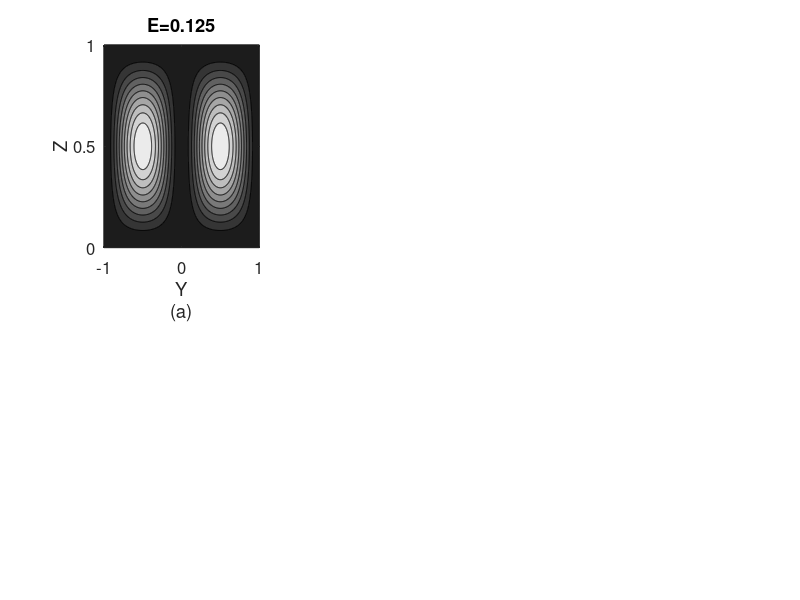

MATLAB code to generate this figure: (Note: this script raises an error after producing the figure.)
%was figures for OSM poster (2014); now using for some paper figures (2018)
%%%%%
%% rc paper figure 1
%parameters and grid
E=0.125;
R=1;
x=-1:0.005:1;
z=0:0.001:1;
[xx,zz]=meshgrid(x,z);
%constants
Eratio=sqrt(E);%ratio of Ekman layer thickness to dimensional tank depth
s=sin(0.5/Eratio);
c=cos(0.5/Eratio);
s2=sinh(0.5/Eratio);
c2=cosh(0.5/Eratio);
A=-0.5*c*s2/((s^2)*(c2^2)+(c^2)*(s2^2));
B=0.5*c2*s/((s^2)*(c2^2)+(c^2)*(s2^2));
D=A*(s*s2-c*c2)+B*(c*c2+s*s2);
%coordinates
r=abs(xx);
zeta=(zz-0.5)/Eratio;
%streamfunction; 
Rfun=0.5.*(r.^2).*((R-r).^2);
Ffun=(A.*(sin(zeta).*sinh(zeta)-cos(zeta).*cosh(zeta))...
    +B.*(cos(zeta).*cosh(zeta)+sin(zeta).*sinh(zeta))-D);
psi=-Eratio.*Rfun.*Ffun;

 figure
 subplot(2,3,1)
 contourf(xx,zz,psi,0:max(psi(:))/10:max(psi(:)));%E=0.25, use 0:0.00008:max(max(psi))
 colormap(gray)
 caxis([-0.0003 max(max(psi))])
 %axis equal
 axis tight
 ylabel('Z','fontsize',14)
  set(gca,'ytick',[0 0.5 1])
 title(strcat('E=',num2str(E)),'fontsize',16)
 xlabel({'Y','(a)'},'fontsize',14)
 set(gca,'xtick',[-1 0 1])
 set(gca,'fontsize',12)
freezeColors
hold on; plot([-0.5 0.5],[0.5 0.5],'b.')

E=0.02;
Eratio=sqrt(E);%ratio of Ekman layer thickness to dimensional tank depth
s=sin(0.5/Eratio);
c=cos(0.5/Eratio);
s2=sinh(0.5/Eratio);
c2=cosh(0.5/Eratio);
A=-0.5*c*s2/((s^2)*(c2^2)+(c^2)*(s2^2));
B=0.5*c2*s/((s^2)*(c2^2)+(c^2)*(s2^2));
D=A*(s*s2-c*c2)+B*(c*c2+s*s2);
%coordinates
r=abs(xx);
zeta=(zz-0.5)/Eratio;
%streamfunction; 
Rfun=0.5.*(r.^2).*((R-r).^2);
Ffun=(A.*(sin(zeta).*sinh(zeta)-cos(zeta).*cosh(zeta))...
    +B.*(cos(zeta).*cosh(zeta)+sin(zeta).*sinh(zeta))-D);
psi=-Eratio.*Rfun.*Ffun;

subplot(2,3,2)
contourf(xx,zz,psi,0:max(psi(:))/10:max(psi(:)));%E=0.01, use [16.1 psi(501,301)*1e4 15.2  14.2 13 11.5 10 8 6 4 1 0].*1e-4
colormap(gray)
caxis([-0.0004 max(max(psi))])
 %axis equal
 axis tight
title(strcat('E=',num2str(E)),'fontsize',16)
 set(gca,'ytick',[])
  xlabel({'Y','(b)'},'fontsize',14)
 set(gca,'xtick',[-1 0 1])
 set(gca,'fontsize',12)
freezeColors
hold on; plot([-0.5 0.5],[0.5 0.5],'b.')
 
 E=0.0005;
Eratio=sqrt(E);%ratio of Ekman layer thickness to dimensional tank depth
s=sin(0.5/Eratio);
c=cos(0.5/Eratio);
s2=sinh(0.5/Eratio);
c2=cosh(0.5/Eratio);
A=-0.5*c*s2/((s^2)*(c2^2)+(c^2)*(s2^2));
B=0.5*c2*s/((s^2)*(c2^2)+(c^2)*(s2^2));
D=A*(s*s2-c*c2)+B*(c*c2+s*s2);
%coordinates
r=abs(xx);
zeta=(zz-0.5)/Eratio;
%streamfunction; 
Rfun=0.5.*(r.^2).*((R-r).^2);
Ffun=(A.*(sin(zeta).*sinh(zeta)-cos(zeta).*cosh(zeta))...
    +B.*(cos(zeta).*cosh(zeta)+sin(zeta).*sinh(zeta))-D);
psi=-Eratio.*Rfun.*Ffun;

subplot(2,3,3)
contourf(xx,zz,psi,0:max(psi(:))/10:max(psi(:)));%E=0.001, use [5.05 4.98 psi(501,301)*1e4 4.91 4.6 4.1 3.3 2.5 1.7 0.9 0.1 0].*1e-4
colormap(gray)
caxis([-0.00014 max(max(psi))])
 %axis equal
 axis tight
title(strcat('E=',num2str(E)),'fontsize',16)
 set(gca,'ytick',[])
  xlabel({'Y';'(c)'},'fontsize',14)
 set(gca,'xtick',[-1 0 1])
 set(gca,'fontsize',12)
freezeColors
hold on; plot(-[0.5 0.5 0.5 0.5 0.5 0.5 0.5 0.5 0.5 0.5 0.5 0.5 0.5],[0.93 0.86 0.789 0.719 0.649 0.579 0.5 0.421 0.351 0.281 0.211 0.14 0.07],'b.')
plot([0.5 0.5 0.5 0.5 0.5 0.5 0.5 0.5 0.5 0.5 0.5 0.5 0.5],[0.93 0.86 0.789 0.719 0.649 0.579 0.5 0.421 0.351 0.281 0.211 0.14 0.07],'b.')
 
 %azimuthal perturbation
yin=-1:0.01:1;
xin=-1:0.01:1;
[xx,yy,zz]=meshgrid(xin,yin,1);
R=1;
[theta,r]=cart2pol(xx,yy);
E=0.25;
x0=-0.5;
Eratio=sqrt(E);
r2=sqrt((xx-x0).^2 +yy.^2);
psi1=-sinh(zz/Eratio).*(R.^2 -r.^2).*(4*R.^2 -r2.^2)./sinh(1/Eratio);
psi1(r>R)=NaN;

subplot(2,3,5)
contourf(squeeze(xx),squeeze(yy),squeeze(psi1),20)
colormap(darkb2r(-8,1))
axis equal
axis tight
set(gca,'color',[0.5 0.5 0.5])
 xlabel({'X';'(d)'},'fontsize',14)
 set(gca,'xtick',[-1 0 1])
 ylabel('Y','fontsize',14)
 set(gca,'ytick',[-1 0 1])
 set(gca,'fontsize',12)

 
%%
%%1: background overturning streamfunction; E=1, E=0.01, E=0.0001

%parameters and grid
E=0.125;
R=1;
x=-1:0.005:1;
z=0:0.001:1;
[xx,zz]=meshgrid(x,z);
%constants
Eratio=sqrt(E);%ratio of Ekman layer thickness to dimensional tank depth
s=sin(0.5/Eratio);
c=cos(0.5/Eratio);
s2=sinh(0.5/Eratio);
c2=cosh(0.5/Eratio);
A=-0.5*c*s2/((s^2)*(c2^2)+(c^2)*(s2^2));
B=0.5*c2*s/((s^2)*(c2^2)+(c^2)*(s2^2));
D=A*(s*s2-c*c2)+B*(c*c2+s*s2);
%coordinates
r=abs(xx);
zeta=(zz-0.5)/Eratio;
%streamfunction; 
Rfun=0.5.*(r.^2).*((R-r).^2);
Ffun=(A.*(sin(zeta).*sinh(zeta)-cos(zeta).*cosh(zeta))...
    +B.*(cos(zeta).*cosh(zeta)+sin(zeta).*sinh(zeta))-D);
psi=-Eratio.*Rfun.*Ffun;

 figure
 subplot('position',[0.06 0.1 0.29 0.8])
 contourf(xx,zz,psi,0:max(psi(:))/10:max(psi(:)));%E=0.25, use 0:0.00008:max(max(psi))
 colormap(gray)
 caxis([-0.0003 max(max(psi))])
 %axis equal
 axis tight
 xlabel('Y','fontsize',14)
 ylabel('Z','fontsize',14)
 title(strcat('E=',num2str(E)),'fontsize',16)
 set(gca,'xtick',[-1 0 1])
 set(gca,'ytick',[0 0.5 1])

E=0.02;
Eratio=sqrt(E);%ratio of Ekman layer thickness to dimensional tank depth
s=sin(0.5/Eratio);
c=cos(0.5/Eratio);
s2=sinh(0.5/Eratio);
c2=cosh(0.5/Eratio);
A=-0.5*c*s2/((s^2)*(c2^2)+(c^2)*(s2^2));
B=0.5*c2*s/((s^2)*(c2^2)+(c^2)*(s2^2));
D=A*(s*s2-c*c2)+B*(c*c2+s*s2);
%coordinates
r=abs(xx);
zeta=(zz-0.5)/Eratio;
%streamfunction; 
Rfun=0.5.*(r.^2).*((R-r).^2);
Ffun=(A.*(sin(zeta).*sinh(zeta)-cos(zeta).*cosh(zeta))...
    +B.*(cos(zeta).*cosh(zeta)+sin(zeta).*sinh(zeta))-D);
psi=-Eratio.*Rfun.*Ffun;

subplot('position',[0.38 0.1 0.29 0.8])
contourf(xx,zz,psi,0:max(psi(:))/10:max(psi(:)));%E=0.01, use [16.1 psi(501,301)*1e4 15.2  14.2 13 11.5 10 8 6 4 1 0].*1e-4
colormap(gray)
caxis([-0.0004 max(max(psi))])
 %axis equal
 axis tight
title(strcat('E=',num2str(E)),'fontsize',16)
 set(gca,'xtick',[])
 set(gca,'ytick',[])
 
 E=0.0005;
Eratio=sqrt(E);%ratio of Ekman layer thickness to dimensional tank depth
s=sin(0.5/Eratio);
c=cos(0.5/Eratio);
s2=sinh(0.5/Eratio);
c2=cosh(0.5/Eratio);
A=-0.5*c*s2/((s^2)*(c2^2)+(c^2)*(s2^2));
B=0.5*c2*s/((s^2)*(c2^2)+(c^2)*(s2^2));
D=A*(s*s2-c*c2)+B*(c*c2+s*s2);
%coordinates
r=abs(xx);
zeta=(zz-0.5)/Eratio;
%streamfunction; 
Rfun=0.5.*(r.^2).*((R-r).^2);
Ffun=(A.*(sin(zeta).*sinh(zeta)-cos(zeta).*cosh(zeta))...
    +B.*(cos(zeta).*cosh(zeta)+sin(zeta).*sinh(zeta))-D);
psi=-Eratio.*Rfun.*Ffun;

subplot('position',[0.7 0.1 0.29 0.8])
contourf(xx,zz,psi,0:max(psi(:))/10:max(psi(:)));%E=0.001, use [5.05 4.98 psi(501,301)*1e4 4.91 4.6 4.1 3.3 2.5 1.7 0.9 0.1 0].*1e-4
colormap(gray)
caxis([-0.00014 max(max(psi))])
 %axis equal
 axis tight
title(strcat('E=',num2str(E)),'fontsize',16)
 set(gca,'xtick',[])
 set(gca,'ytick',[])
 
 clear
 %%%%%%%%%%%%%%%%%%%%%%%%%%%%%%
 %%
 
%2: Poincare slices to compare to Navier-Stokes sim ones
figure
%subplot('position',[0.06 0.1 0.2 0.8])
load('E0.25P4e0.01x0-0.5.mat')
hold all;
for itr=1:size(ztr,2);%[15 59 70 85];%:size(xtr,2)
             jj=find(xtr(1:end-1,itr).*xtr(2:end,itr)<0); % look for 
%points along the trajectory where x changes sign
             plot(ytr(jj,itr),ztr(jj,itr),'k.','MarkerSize',1);
end
xlabel('Y','fontsize',14)
 ylabel('Z','fontsize',14)
 title(strcat('E=',num2str(E)),'fontsize',16)
 set(gca,'xtick',[-1 0 1])
 set(gca,'ytick',[0 0.5 1])
 axis equal
axis tight

figure
hold all
for itr=1:size(ztr,2);%[15 59 70 85];%:size(xtr,2)
             jj=find(theta(1:end-1,itr)<(pi/2)+0.0075 & theta(1:end-1,itr)>(pi/2)-0.0075); % look for 
%points where we are near the y-axis
            jj2=find(theta(1:end-1,itr)<(-pi/2)+0.0075 & theta(1:end-1,itr)>(-pi/2)-0.0075);
             plot(ytr(jj,itr),ztr(jj,itr),'k.','MarkerSize',1);
             plot(ytr(jj2,itr),ztr(jj2,itr),'k.','MarkerSize',1);
end
xlabel('Y','fontsize',14)
 ylabel('Z','fontsize',14)
 title(strcat('E=',num2str(E)),'fontsize',16)
 set(gca,'xtick',[-1 0 1])
 set(gca,'ytick',[0 0.5 1])
 axis equal
axis tight
 
figure
hold all
for itr=1:size(ztr,2);%[15 59 70 85];%:size(xtr,2)
             jj=find(xtr(1:end-1,itr)<0.0075 & xtr(1:end-1,itr)>-0.0075); % look for 
%points where we are near the y-axis
            jj2=find(xtr(1:end-1,itr)<+0.0075 & xtr(1:end-1,itr)>-0.0075);
             plot(ytr(jj,itr),ztr(jj,itr),'k.','MarkerSize',1);
             plot(ytr(jj2,itr),ztr(jj2,itr),'k.','MarkerSize',1);
end
xlabel('Y','fontsize',14)
 ylabel('Z','fontsize',14)
 title(strcat('E=',num2str(E)),'fontsize',16)
 set(gca,'xtick',[-1 0 1])
 set(gca,'ytick',[0 0.5 1])
 axis equal
axis tight

% subplot('position',[0.3 0.1 0.2 0.8])
figure
load('E0.125P4e0.05x0-0.9.mat')
hold all;
for itr=1:size(ztr,2);%[15 59 70 85];%:size(xtr,2)
             jj=find(xtr(1:end-1,itr).*xtr(2:end,itr)<0); % look for 
%points along the trajectory where x changes sign
             plot(ytr(jj,itr),ztr(jj,itr),'k.','MarkerSize',1);

end
 title(strcat('E=',num2str(E)),'fontsize',16)
 set(gca,'xtick',[])
 set(gca,'ytick',[])
 axis equal
axis tight
 
figure
hold all
for itr=1:size(ztr,2);%[15 59 70 85];%:size(xtr,2)
             jj=find(theta(1:end-1,itr)<(pi/2)+0.0075 & theta(1:end-1,itr)>(pi/2)-0.0075); % look for 
%points where we are near the y-axis
            jj2=find(theta(1:end-1,itr)<(-pi/2)+0.0075 & theta(1:end-1,itr)>(-pi/2)-0.0075);
             plot(ytr(jj,itr),ztr(jj,itr),'k.','MarkerSize',1);
             plot(ytr(jj2,itr),ztr(jj2,itr),'k.','MarkerSize',1);
end
xlabel('Y','fontsize',14)
 ylabel('Z','fontsize',14)
 title(strcat('E=',num2str(E)),'fontsize',16)
 set(gca,'xtick',[-1 0 1])
 set(gca,'ytick',[0 0.5 1])
 axis equal
axis tight
 
figure
hold all
for itr=1:size(ztr,2);%[15 59 70 85];%:size(xtr,2)
             jj=find(xtr(1:end-1,itr)<0.0075 & xtr(1:end-1,itr)>-0.0075); % look for 
%points where we are near the y-axis
            jj2=find(xtr(1:end-1,itr)<+0.0075 & xtr(1:end-1,itr)>-0.0075);
             plot(ytr(jj,itr),ztr(jj,itr),'k.','MarkerSize',1);
             plot(ytr(jj2,itr),ztr(jj2,itr),'k.','MarkerSize',1);
end
xlabel('Y','fontsize',14)
 ylabel('Z','fontsize',14)
 title(strcat('E=',num2str(E)),'fontsize',16)
 set(gca,'xtick',[-1 0 1])
 set(gca,'ytick',[0 0.5 1])
 axis equal
axis tight

% subplot('position',[0.54 0.1 0.2 0.8])
figure
load('E0.02P4e0.1x0-0.5.mat')
hold all;
for itr=1:size(ztr,2);%[15 59 70 85];%:size(xtr,2)
             jj=find(xtr(1:end-1,itr).*xtr(2:end,itr)<0); % look for 
%points along the trajectory where x changes sign
             plot(ytr(jj,itr),ztr(jj,itr),'k.','MarkerSize',1);
end
 title(strcat('E=',num2str(E)),'fontsize',16)
 set(gca,'xtick',[])
 set(gca,'ytick',[])
 axis equal
axis tight
 
figure
hold all
for itr=1:size(ztr,2);%[15 59 70 85];%:size(xtr,2)
             jj=find(theta(1:end-1,itr)<(pi/2)+0.0075 & theta(1:end-1,itr)>(pi/2)-0.0075); % look for 
%points where we are near the y-axis
            jj2=find(theta(1:end-1,itr)<(-pi/2)+0.0075 & theta(1:end-1,itr)>(-pi/2)-0.0075);
             plot(ytr(jj,itr),ztr(jj,itr),'k.','MarkerSize',1);
             plot(ytr(jj2,itr),ztr(jj2,itr),'k.','MarkerSize',1);
end
xlabel('Y','fontsize',14)
 ylabel('Z','fontsize',14)
 title(strcat('E=',num2str(E)),'fontsize',16)
 set(gca,'xtick',[-1 0 1])
 set(gca,'ytick',[0 0.5 1])
 axis equal
axis tight
 
figure
hold all
for itr=1:size(ztr,2);%[15 59 70 85];%:size(xtr,2)
             jj=find(xtr(1:end-1,itr)<0.0075 & xtr(1:end-1,itr)>-0.0075); % look for 
%points where we are near the y-axis
            jj2=find(xtr(1:end-1,itr)<+0.0075 & xtr(1:end-1,itr)>-0.0075);
             plot(ytr(jj,itr),ztr(jj,itr),'k.','MarkerSize',1);
             plot(ytr(jj2,itr),ztr(jj2,itr),'k.','MarkerSize',1);
end
xlabel('Y','fontsize',14)
 ylabel('Z','fontsize',14)
 title(strcat('E=',num2str(E)),'fontsize',16)
 set(gca,'xtick',[-1 0 1])
 set(gca,'ytick',[0 0.5 1])
 axis equal
axis tight

% subplot('position',[0.78 0.1 0.2 0.8])
figure
load('E0.0005P4e0.01x0-0.9.mat')
hold all;
for itr=1:size(ztr,2);%[15 59 70 85];%:size(xtr,2)
             jj=find(xtr(1:end-1,itr).*xtr(2:end,itr)<0); % look for 
%points along the trajectory where x changes sign
             plot(ytr(jj,itr),ztr(jj,itr),'k.','MarkerSize',1);

end
 title(strcat('E=',num2str(E)),'fontsize',16)
 set(gca,'xtick',[])
 set(gca,'ytick',[])
 axis equal
axis tight

figure
hold all
for itr=1:size(ztr,2);%[15 59 70 85];%:size(xtr,2)
             jj=find(theta(1:end-1,itr)<(pi/2)+0.0075 & theta(1:end-1,itr)>(pi/2)-0.0075); % look for 
%points where we are near the y-axis
            jj2=find(theta(1:end-1,itr)<(-pi/2)+0.0075 & theta(1:end-1,itr)>(-pi/2)-0.0075);
             plot(ytr(jj,itr),ztr(jj,itr),'k.','MarkerSize',1);
             plot(ytr(jj2,itr),ztr(jj2,itr),'k.','MarkerSize',1);
end
xlabel('Y','fontsize',14)
 ylabel('Z','fontsize',14)
 title(strcat('E=',num2str(E)),'fontsize',16)
 set(gca,'xtick',[-1 0 1])
 set(gca,'ytick',[0 0.5 1])
 axis equal
axis tight
 
figure
hold all
for itr=1:size(ztr,2);%[15 59 70 85];%:size(xtr,2)
             jj=find(xtr(1:end-1,itr)<0.0075 & xtr(1:end-1,itr)>-0.0075); % look for 
%points where we are near the y-axis
            jj2=find(xtr(1:end-1,itr)<+0.0075 & xtr(1:end-1,itr)>-0.0075);
             plot(ytr(jj,itr),ztr(jj,itr),'k.','MarkerSize',1);
             plot(ytr(jj2,itr),ztr(jj2,itr),'k.','MarkerSize',1);
end
xlabel('Y','fontsize',14)
 ylabel('Z','fontsize',14)
 title(strcat('E=',num2str(E)),'fontsize',16)
 set(gca,'xtick',[-1 0 1])
 set(gca,'ytick',[0 0.5 1])
 axis equal
axis tight

%%%%%%%%%%%%%%%%%%%%%%%%%%%%%%
%%

%3: Trajectories to demonstrate effects of noise and steady perturbation
figure
load('E0125eps0sigma0fig.mat')
subplot('position',[0.06 0.1 0.2 0.8])
plot3(xtr(1:40000,1:4),ytr(1:40000,1:4),ztr(1:40000,1:4))
axis([-1 1 -1 1 0 1])
set(gca,'ztick',[0 0.5 1])
set(gca,'xtick',[-1 0 1])
set(gca,'ytick',[-1 0 1])
zlabel('z','fontsize',14)
grid on
title({'Background Case:','symmetric, deterministic'},'fontsize',14)

load('E0125eps005sigma0fig.mat')
subplot('position',[0.3 0.1 0.2 0.8])
plot3(xtr(1:50000,1:4),ytr(1:50000,1:4),ztr(1:50000,1:4))
axis([-1 1 -1 1 0 1])
set(gca,'ztick',[0 0.5 1])
set(gca,'xtick',[-1 0 1])
set(gca,'ytick',[-1 0 1])
set(gca,'xticklabel',[])
set(gca,'yticklabel',[])
set(gca,'zticklabel',[])
grid on
title({'Background plus steady','symmetry-breaking perturbation'},'fontsize',16)

load('E0125eps0sigma005fig.mat')
subplot('position',[0.54 0.1 0.2 0.8])
plot3(xtr(1:40000,1:4),ytr(1:40000,1:4),ztr(1:40000,1:4))
axis([-1 1 -1 1 0 1])
set(gca,'ztick',[0 0.5 1])
set(gca,'xtick',[-1 0 1])
set(gca,'ytick',[-1 0 1])
set(gca,'xticklabel',[])
set(gca,'yticklabel',[])
set(gca,'zticklabel',[])
grid on
title({'Background plus','random-walk noise'},'fontsize',16)


 subplot('position',[0.78 0.1 0.2 0.8])
 load('E0125eps005sigma005fig.mat')
plot3(xtr(1:30000,1:4),ytr(1:30000,1:4),ztr(1:30000,1:4))
axis([-1 1 -1 1 0 1])
set(gca,'ztick',[0 0.5 1])
set(gca,'xtick',[-1 0 1])
set(gca,'ytick',[-1 0 1])
set(gca,'xticklabel',[])
set(gca,'yticklabel',[])
set(gca,'zticklabel',[])
grid on
title({'Background plus noise','and Steady Perturbation'},'fontsize',16)
%%%%%%%%%%%%%%%%%%%%%%%
%%

%4: Lyapunov exponents to show regular vs chaotic regions.
figure
load('ftleE025.mat')
i=4;
[~,Fp,Fn,Fm,~]=ftleCalc(xin3b,yin3b,zin3b,xtr(i+1,:),ytr(i+1,:),ztr(i+1,:),i);
subplot('position',[0.16 0.1 0.1 0.8])
pcolor(yin3b(2:end-1,1,2:end-1),zin3b(2:end-1,1,2:end-1),squeeze(Fp))
shading flat
axis equal
axis tight
colormap(spring)
colorbar('SouthOutside')
title('E=0.25','fontsize',16)
xlabel('y','fontsize',14)
ylabel('z','fontsize',14)
set(gca,'xtick',[0.25 0.75])
set(gca,'ytick',[0.25 0.75])

subplot('position',[0.40 0.1 0.1 0.8])
load('ftleP4E0125.mat')
i=4;
[~,Fp,Fn,Fm,~]=ftleCalc(xin3b,yin3b,zin3b,xtr(i+1,:),ytr(i+1,:),ztr(i+1,:),i);
pcolor(yin3b(2:end-1,1,2:end-1),zin3b(2:end-1,1,2:end-1),squeeze(Fp))
shading flat
axis equal
axis tight
colormap(spring)
colorbar('SouthOutside')
title('E=0.125','fontsize',16)
set(gca,'xticklabel',[])
set(gca,'yticklabel',[])

subplot('position',[0.64 0.1 0.1 0.8])
load('ftleP4E002.mat')
i=5;
[~,Fp,Fn,Fm,~]=ftleCalc(xin3b,yin3b,zin3b,xtr(i+1,:),ytr(i+1,:),ztr(i+1,:),i);
pcolor(yin3b(2:end-1,1,2:end-1),zin3b(2:end-1,1,2:end-1),squeeze(Fp))
shading flat
axis equal
axis tight
colormap(spring)
colorbar('SouthOutside')
title('E=0.02','fontsize',16)
set(gca,'xticklabel',[])
set(gca,'yticklabel',[])

subplot('position',[0.88 0.1 0.1 0.8])
load('ftleP4E00005.mat')
i=5;
[~,Fp,Fn,Fm,~]=ftleCalc(xin3b,yin3b,zin3b,xtr(i+1,:),ytr(i+1,:),ztr(i+1,:),i);
pcolor(yin3b(2:end-1,1,2:end-1),zin3b(2:end-1,1,2:end-1),squeeze(Fp))
shading flat
axis equal
axis tight
colormap(spring)
colorbar('SouthOutside')
title('E=0.0005','fontsize',16)
set(gca,'xticklabel',[])
set(gca,'yticklabel',[])

%%%%%%%%%%%%%%%%%%%%%%
%%

%5: Lyapunov exponents 2: show more accurate (shorter time) values

figure
load('ftleShortP4E025.mat')
i=3;
[~,Fp,Fn,Fm,~]=ftleCalc(xin3b,yin3b,zin3b,xtr(i+1,:),ytr(i+1,:),ztr(i+1,:),i);
subplot('position',[0.06 0.1 0.2 0.8])
pcolor(yin3b(2:end-1,1,2:end-1),zin3b(2:end-1,1,2:end-1),squeeze(Fn))
shading flat
axis equal
axis tight
colormap(cool)
colorbar('SouthOutside')
caxis([-3 0])
title('E=0.25','fontsize',16)
xlabel('y','fontsize',14)
ylabel('z','fontsize',14)
set(gca,'xtick',[0.25 0.75])
set(gca,'ytick',[0.25 0.75])

subplot('position',[0.3 0.1 0.2 0.8])
load('ftleShortP4E0125.mat')
i=3;
[~,Fp,Fn,Fm,~]=ftleCalc(xin3b,yin3b,zin3b,xtr(i+1,:),ytr(i+1,:),ztr(i+1,:),i);
pcolor(yin3b(2:end-1,1,2:end-1),zin3b(2:end-1,1,2:end-1),squeeze(Fn))
shading flat
axis equal
axis tight
colormap(cool)
colorbar('SouthOutside')
caxis([-3 0])
title('E=0.125','fontsize',16)
set(gca,'xticklabel',[])
set(gca,'yticklabel',[])

subplot('position',[0.54 0.1 0.2 0.8])
load('ftleShortP4E002.mat')
i=3;
[~,Fp,Fn,Fm,~]=ftleCalc(xin3b,yin3b,zin3b,xtr(i+1,:),ytr(i+1,:),ztr(i+1,:),i);
pcolor(yin3b(2:end-1,1,2:end-1),zin3b(2:end-1,1,2:end-1),squeeze(Fn))
shading flat
axis equal
axis tight
colormap(cool)
colorbar('SouthOutside')
caxis([-3 0])
title('E=0.02','fontsize',16)
set(gca,'xticklabel',[])
set(gca,'yticklabel',[])

subplot('position',[0.78 0.1 0.2 0.8])
load('ftleShortP4E00005.mat')
i=3;
[~,Fp,Fn,Fm,~]=ftleCalc(xin3b,yin3b,zin3b,xtr(i+1,:),ytr(i+1,:),ztr(i+1,:),i);
pcolor(yin3b(2:end-1,1,2:end-1),zin3b(2:end-1,1,2:end-1),squeeze(Fn))
shading flat
axis equal
axis tight
colormap(cool)
colorbar('SouthOutside')
caxis([-3 0])
title('E=0.0005','fontsize',16)
set(gca,'xticklabel',[])
set(gca,'yticklabel',[])

%%%%%%%%%%%%%%%%%%%%%
%%

%6: 2 types of filamentation geometry
load('sphereE0125P4e005Xi09Xc0Yc0.2Zc0.2.mat')
figure
subplot('position',[0.06 0.1 0.2 0.8])
i=20;
surf(reshape(xtr(i,:),size(xi)),reshape(ytr(i,:),size(xi)),reshape(ztr(i,:),size(xi)),C)
shading flat
axis equal
view(-81,-2)
title({'Cigar shape, t=100','view 1'},'fontsize',16)
ylabel('y','fontsize',14)
zlabel('z','fontsize',14)

subplot('position',[0.3 0.1 0.2 0.8])
i=20;
surf(reshape(xtr(i,:),size(xi)),reshape(ytr(i,:),size(xi)),reshape(ztr(i,:),size(xi)),C)
shading flat
axis equal
title('Cigar shape, view 2','fontsize',16)
ylabel('y','fontsize',14)
view(80,52)

load('sphereE0125P4e005Xi09Xc0Yc0.4Zc0.2.mat')
subplot('position',[0.54 0.1 0.2 0.8])
i=20;
surf(reshape(xtr(i,:),size(xi)),reshape(ytr(i,:),size(xi)),reshape(ztr(i,:),size(xi)),C)
shading flat
axis equal
title({'Pancake shape, t=100','view 1'},'fontsize',16)
ylabel('y','fontsize',14)
view(-71,16)

subplot('position',[0.78 0.1 0.2 0.8])
i=20;
surf(reshape(xtr(i,:),size(xi)),reshape(ytr(i,:),size(xi)),reshape(ztr(i,:),size(xi)),C)
shading flat
axis equal
title('Pancake shape, view 2','fontsize',16)
ylabel('y','fontsize',14)
view(34,20)
%%
%examining the azimuthal velocity including perturbation

yin=-1:0.01:1;
zin=0:0.01:1;
[xx,yy,zz]=meshgrid(0,yin,zin);
R=1;

E=0.25;
x0=-0.5;
eps=0.1;
Eratio=sqrt(E);%ratio of Ekman layer thickness to dimensional tank depth
s=sin(0.5/Eratio);
c=cos(0.5/Eratio);
s2=sinh(0.5/Eratio);
c2=cosh(0.5/Eratio);
A=-0.5*c*s2/((s^2)*(c2^2)+(c^2)*(s2^2));
B=0.5*c2*s/((s^2)*(c2^2)+(c^2)*(s2^2));
D=A*(s*s2-c*c2)+B*(c*c2+s*s2);

[theta, r]=cart2pol(xx,yy);
r2=sqrt((yy.^2)+(xx-x0).^2);
zeta=(zz-0.5)/Eratio;

ur=r.*((R-r).^2).*(A.*sin(zeta).*cosh(zeta)+B.*cos(zeta).*sinh(zeta));
vtheta=r.*((R-r).^2).*(0.5+B.*sin(zeta).*cosh(zeta)-A.*cos(zeta).*sinh(zeta));
u=cos(theta).*ur-r.*sin(theta).*vtheta;
v=sin(theta).*ur+r.*cos(theta).*vtheta;
vthetaB=(v.*cos(theta)-u.*sin(theta))./r;
% figure
% pcolor(yy,zz,squeeze(vtheta))
% colormap(darkb2r(-1,1))
% shading 'flat'
% colorbar
% axis equal
% axis tight
% figure
% pcolor(yy,zz,squeeze(vthetaB))
% colormap(darkb2r(-1,1))
% shading 'flat'
% colorbar
% axis equal
% axis tight
 uT=5.*u+eps.*(2.*yy.*(R - r.^2) + 2.*yy.*(4*R^2 - r2.^2)).*(sinh(zz./Eratio)./sinh(1./Eratio));
 vT=5.*v+eps.*(-2.*(-x0 + xx).*(R - r.^2) - 2.*xx.*(4*R^2 - r2.^2)).*(sinh(zz./Eratio)./sinh(1./Eratio));
vtheta2=(vT.*cos(theta)-uT.*sin(theta))./r;
vtheta3=5.*vtheta-2*eps.*sinh(zz./Eratio).*((R-r.^2)+(4*R-r2.^2)-x0*cos(theta).*(R-r.^2)./r)./sinh(1/Eratio);

figure
pcolor(yy,zz,squeeze(vtheta2))
colormap(darkb2r(-1,1))
shading 'flat'
colorbar
axis equal
axis tight
title('E 0.25, eps 0.1, numerical')
figure
pcolor(yy,zz,squeeze(vtheta3))
colormap(darkb2r(-1,1))
shading 'flat'
colorbar
axis equal
axis tight
title('E 0.25, eps 0.1, analytic')

E=0.25;
x0=-0.5;
eps=0.05;

Eratio=sqrt(E);
s=sin(0.5/Eratio);
c=cos(0.5/Eratio);
s2=sinh(0.5/Eratio);
c2=cosh(0.5/Eratio);
A=-0.5*c*s2/((s^2)*(c2^2)+(c^2)*(s2^2));
B=0.5*c2*s/((s^2)*(c2^2)+(c^2)*(s2^2));
D=A*(s*s2-c*c2)+B*(c*c2+s*s2);
r2=sqrt((yy.^2)+(xx-x0).^2);
zeta=(zz-0.5)/Eratio;
vtheta=r.*((R-r).^2).*(0.5+B.*sin(zeta).*cosh(zeta)-A.*cos(zeta).*sinh(zeta));
vtheta4=5.*vtheta-2*eps.*sinh(zz./Eratio).*((R-r.^2)+(4*R-r2.^2)-x0*cos(theta).*(R-r.^2)./r)./sinh(1/Eratio);
figure
pcolor(yy,zz,squeeze(vtheta4))
colormap(darkb2r(-1,1))
shading 'flat'
colorbar
axis equal
axis tight

E=0.25;
x0=-0.5;
eps=0.01;

Eratio=sqrt(E);
s=sin(0.5/Eratio);
c=cos(0.5/Eratio);
s2=sinh(0.5/Eratio);
c2=cosh(0.5/Eratio);
A=-0.5*c*s2/((s^2)*(c2^2)+(c^2)*(s2^2));
B=0.5*c2*s/((s^2)*(c2^2)+(c^2)*(s2^2));
D=A*(s*s2-c*c2)+B*(c*c2+s*s2);
r2=sqrt((yy.^2)+(xx-x0).^2);
zeta=(zz-0.5)/Eratio;
vtheta=r.*((R-r).^2).*(0.5+B.*sin(zeta).*cosh(zeta)-A.*cos(zeta).*sinh(zeta));
vtheta5=5.*vtheta-2*eps.*sinh(zz./Eratio).*((R-r.^2)+(4*R-r2.^2)-x0*cos(theta).*(R-r.^2)./r)./sinh(1/Eratio);
figure
pcolor(yy,zz,squeeze(vtheta5))
colormap(darkb2r(-1,1))
shading 'flat'
colorbar
axis equal
axis tight
title('E 0.25, eps 0.01 current')

E=0.25;
x0=-0.5;
eps=0.025;

Eratio=sqrt(E);
s=sin(0.5/Eratio);
c=cos(0.5/Eratio);
s2=sinh(0.5/Eratio);
c2=cosh(0.5/Eratio);
A=-0.5*c*s2/((s^2)*(c2^2)+(c^2)*(s2^2));
B=0.5*c2*s/((s^2)*(c2^2)+(c^2)*(s2^2));
D=A*(s*s2-c*c2)+B*(c*c2+s*s2);
r2=sqrt((yy.^2)+(xx-x0).^2);
zeta=(zz-0.5)/Eratio;
vtheta=r.*((R-r).^2).*(0.5+B.*sin(zeta).*cosh(zeta)-A.*cos(zeta).*sinh(zeta));
vtheta16=5.*vtheta-2*eps.*sinh(zz./Eratio).*((R-r.^2)+(4*R-r2.^2)-x0*cos(theta).*(R-r.^2)./r)./sinh(1/Eratio);

E=0.25;
x0=-0.5;
eps=0.005;

Eratio=sqrt(E);
s=sin(0.5/Eratio);
c=cos(0.5/Eratio);
s2=sinh(0.5/Eratio);
c2=cosh(0.5/Eratio);
A=-0.5*c*s2/((s^2)*(c2^2)+(c^2)*(s2^2));
B=0.5*c2*s/((s^2)*(c2^2)+(c^2)*(s2^2));
D=A*(s*s2-c*c2)+B*(c*c2+s*s2);
r2=sqrt((yy.^2)+(xx-x0).^2);
zeta=(zz-0.5)/Eratio;
vtheta=r.*((R-r).^2).*(0.5+B.*sin(zeta).*cosh(zeta)-A.*cos(zeta).*sinh(zeta));
vtheta17=5.*vtheta-2*eps.*sinh(zz./Eratio).*((R-r.^2)+(4*R-r2.^2)-x0*cos(theta).*(R-r.^2)./r)./sinh(1/Eratio);

E=0.25;
x0=-0.5;
eps=0.0025;

Eratio=sqrt(E);
s=sin(0.5/Eratio);
c=cos(0.5/Eratio);
s2=sinh(0.5/Eratio);
c2=cosh(0.5/Eratio);
A=-0.5*c*s2/((s^2)*(c2^2)+(c^2)*(s2^2));
B=0.5*c2*s/((s^2)*(c2^2)+(c^2)*(s2^2));
D=A*(s*s2-c*c2)+B*(c*c2+s*s2);
r2=sqrt((yy.^2)+(xx-x0).^2);
zeta=(zz-0.5)/Eratio;
vtheta=r.*((R-r).^2).*(0.5+B.*sin(zeta).*cosh(zeta)-A.*cos(zeta).*sinh(zeta));
vtheta18=5.*vtheta-2*eps.*sinh(zz./Eratio).*((R-r.^2)+(4*R-r2.^2)-x0*cos(theta).*(R-r.^2)./r)./sinh(1/Eratio);



E=0.125;
x0=-0.9;
eps=0.05;

Eratio=sqrt(E);
s=sin(0.5/Eratio);
c=cos(0.5/Eratio);
s2=sinh(0.5/Eratio);
c2=cosh(0.5/Eratio);
A=-0.5*c*s2/((s^2)*(c2^2)+(c^2)*(s2^2));
B=0.5*c2*s/((s^2)*(c2^2)+(c^2)*(s2^2));
D=A*(s*s2-c*c2)+B*(c*c2+s*s2);
r2=sqrt((yy.^2)+(xx-x0).^2);
zeta=(zz-0.5)/Eratio;
vtheta=r.*((R-r).^2).*(0.5+B.*sin(zeta).*cosh(zeta)-A.*cos(zeta).*sinh(zeta));
vtheta6=5.*vtheta-2*eps.*sinh(zz./Eratio).*((R-r.^2)+(4*R-r2.^2)-x0*cos(theta).*(R-r.^2)./r)./sinh(1/Eratio);
figure
pcolor(yy,zz,squeeze(vtheta6))
colormap(darkb2r(-1,1))
shading 'flat'
colorbar
axis equal
axis tight
title('E 0.125, eps 0.05 current')

E=0.125;
x0=-0.9;
eps=0.01;

Eratio=sqrt(E);
s=sin(0.5/Eratio);
c=cos(0.5/Eratio);
s2=sinh(0.5/Eratio);
c2=cosh(0.5/Eratio);
A=-0.5*c*s2/((s^2)*(c2^2)+(c^2)*(s2^2));
B=0.5*c2*s/((s^2)*(c2^2)+(c^2)*(s2^2));
D=A*(s*s2-c*c2)+B*(c*c2+s*s2);
r2=sqrt((yy.^2)+(xx-x0).^2);
zeta=(zz-0.5)/Eratio;
vtheta=r.*((R-r).^2).*(0.5+B.*sin(zeta).*cosh(zeta)-A.*cos(zeta).*sinh(zeta));
vtheta7=5.*vtheta-2*eps.*sinh(zz./Eratio).*((R-r.^2)+(4*R-r2.^2)-x0*cos(theta).*(R-r.^2)./r)./sinh(1/Eratio);
figure
pcolor(yy,zz,squeeze(vtheta7))
colormap(darkb2r(-1,1))
shading 'flat'
colorbar
axis equal
axis tight
title('E 0.125, eps 0.01')

E=0.125;
x0=-0.9;
eps=0.1;

Eratio=sqrt(E);
s=sin(0.5/Eratio);
c=cos(0.5/Eratio);
s2=sinh(0.5/Eratio);
c2=cosh(0.5/Eratio);
A=-0.5*c*s2/((s^2)*(c2^2)+(c^2)*(s2^2));
B=0.5*c2*s/((s^2)*(c2^2)+(c^2)*(s2^2));
D=A*(s*s2-c*c2)+B*(c*c2+s*s2);
r2=sqrt((yy.^2)+(xx-x0).^2);
zeta=(zz-0.5)/Eratio;
vtheta=r.*((R-r).^2).*(0.5+B.*sin(zeta).*cosh(zeta)-A.*cos(zeta).*sinh(zeta));
vtheta19=5.*vtheta-2*eps.*sinh(zz./Eratio).*((R-r.^2)+(4*R-r2.^2)-x0*cos(theta).*(R-r.^2)./r)./sinh(1/Eratio);

E=0.125;
x0=-0.9;
eps=0.025;

Eratio=sqrt(E);
s=sin(0.5/Eratio);
c=cos(0.5/Eratio);
s2=sinh(0.5/Eratio);
c2=cosh(0.5/Eratio);
A=-0.5*c*s2/((s^2)*(c2^2)+(c^2)*(s2^2));
B=0.5*c2*s/((s^2)*(c2^2)+(c^2)*(s2^2));
D=A*(s*s2-c*c2)+B*(c*c2+s*s2);
r2=sqrt((yy.^2)+(xx-x0).^2);
zeta=(zz-0.5)/Eratio;
vtheta=r.*((R-r).^2).*(0.5+B.*sin(zeta).*cosh(zeta)-A.*cos(zeta).*sinh(zeta));
vtheta20=5.*vtheta-2*eps.*sinh(zz./Eratio).*((R-r.^2)+(4*R-r2.^2)-x0*cos(theta).*(R-r.^2)./r)./sinh(1/Eratio);

E=0.125;
x0=-0.9;
eps=0.005;

Eratio=sqrt(E);
s=sin(0.5/Eratio);
c=cos(0.5/Eratio);
s2=sinh(0.5/Eratio);
c2=cosh(0.5/Eratio);
A=-0.5*c*s2/((s^2)*(c2^2)+(c^2)*(s2^2));
B=0.5*c2*s/((s^2)*(c2^2)+(c^2)*(s2^2));
D=A*(s*s2-c*c2)+B*(c*c2+s*s2);
r2=sqrt((yy.^2)+(xx-x0).^2);
zeta=(zz-0.5)/Eratio;
vtheta=r.*((R-r).^2).*(0.5+B.*sin(zeta).*cosh(zeta)-A.*cos(zeta).*sinh(zeta));
vtheta21=5.*vtheta-2*eps.*sinh(zz./Eratio).*((R-r.^2)+(4*R-r2.^2)-x0*cos(theta).*(R-r.^2)./r)./sinh(1/Eratio);

E=0.125;
x0=-0.9;
eps=0.0025;

Eratio=sqrt(E);
s=sin(0.5/Eratio);
c=cos(0.5/Eratio);
s2=sinh(0.5/Eratio);
c2=cosh(0.5/Eratio);
A=-0.5*c*s2/((s^2)*(c2^2)+(c^2)*(s2^2));
B=0.5*c2*s/((s^2)*(c2^2)+(c^2)*(s2^2));
D=A*(s*s2-c*c2)+B*(c*c2+s*s2);
r2=sqrt((yy.^2)+(xx-x0).^2);
zeta=(zz-0.5)/Eratio;
vtheta=r.*((R-r).^2).*(0.5+B.*sin(zeta).*cosh(zeta)-A.*cos(zeta).*sinh(zeta));
vtheta22=5.*vtheta-2*eps.*sinh(zz./Eratio).*((R-r.^2)+(4*R-r2.^2)-x0*cos(theta).*(R-r.^2)./r)./sinh(1/Eratio);


E=0.02;
x0=-0.5;
eps=0.1;

Eratio=sqrt(E);
s=sin(0.5/Eratio);
c=cos(0.5/Eratio);
s2=sinh(0.5/Eratio);
c2=cosh(0.5/Eratio);
A=-0.5*c*s2/((s^2)*(c2^2)+(c^2)*(s2^2));
B=0.5*c2*s/((s^2)*(c2^2)+(c^2)*(s2^2));
D=A*(s*s2-c*c2)+B*(c*c2+s*s2);
r2=sqrt((yy.^2)+(xx-x0).^2);
zeta=(zz-0.5)/Eratio;
vtheta=r.*((R-r).^2).*(0.5+B.*sin(zeta).*cosh(zeta)-A.*cos(zeta).*sinh(zeta));
vtheta8=5.*vtheta-2*eps.*sinh(zz./Eratio).*((R-r.^2)+(4*R-r2.^2)-x0*cos(theta).*(R-r.^2)./r)./sinh(1/Eratio);
figure
pcolor(yy,zz,squeeze(vtheta8))
colormap(darkb2r(-1,1))
shading 'flat'
colorbar
axis equal
axis tight
title('E 0.02, eps 0.1 current')

E=0.02;
x0=-0.5;
eps=0.01;

Eratio=sqrt(E);
s=sin(0.5/Eratio);
c=cos(0.5/Eratio);
s2=sinh(0.5/Eratio);
c2=cosh(0.5/Eratio);
A=-0.5*c*s2/((s^2)*(c2^2)+(c^2)*(s2^2));
B=0.5*c2*s/((s^2)*(c2^2)+(c^2)*(s2^2));
D=A*(s*s2-c*c2)+B*(c*c2+s*s2);
r2=sqrt((yy.^2)+(xx-x0).^2);
zeta=(zz-0.5)/Eratio;
vtheta=r.*((R-r).^2).*(0.5+B.*sin(zeta).*cosh(zeta)-A.*cos(zeta).*sinh(zeta));
vtheta9=5.*vtheta-2*eps.*sinh(zz./Eratio).*((R-r.^2)+(4*R-r2.^2)-x0*cos(theta).*(R-r.^2)./r)./sinh(1/Eratio);
figure
pcolor(yy,zz,squeeze(vtheta9))
colormap(darkb2r(-1,1))
shading 'flat'
colorbar
axis equal
axis tight
title('E 0.02, eps 0.01')

E=0.02;
x0=-0.5;
eps=0.05;

Eratio=sqrt(E);
s=sin(0.5/Eratio);
c=cos(0.5/Eratio);
s2=sinh(0.5/Eratio);
c2=cosh(0.5/Eratio);
A=-0.5*c*s2/((s^2)*(c2^2)+(c^2)*(s2^2));
B=0.5*c2*s/((s^2)*(c2^2)+(c^2)*(s2^2));
D=A*(s*s2-c*c2)+B*(c*c2+s*s2);
r2=sqrt((yy.^2)+(xx-x0).^2);
zeta=(zz-0.5)/Eratio;
vtheta=r.*((R-r).^2).*(0.5+B.*sin(zeta).*cosh(zeta)-A.*cos(zeta).*sinh(zeta));
vtheta23=5.*vtheta-2*eps.*sinh(zz./Eratio).*((R-r.^2)+(4*R-r2.^2)-x0*cos(theta).*(R-r.^2)./r)./sinh(1/Eratio);

E=0.02;
x0=-0.5;
eps=0.025;

Eratio=sqrt(E);
s=sin(0.5/Eratio);
c=cos(0.5/Eratio);
s2=sinh(0.5/Eratio);
c2=cosh(0.5/Eratio);
A=-0.5*c*s2/((s^2)*(c2^2)+(c^2)*(s2^2));
B=0.5*c2*s/((s^2)*(c2^2)+(c^2)*(s2^2));
D=A*(s*s2-c*c2)+B*(c*c2+s*s2);
r2=sqrt((yy.^2)+(xx-x0).^2);
zeta=(zz-0.5)/Eratio;
vtheta=r.*((R-r).^2).*(0.5+B.*sin(zeta).*cosh(zeta)-A.*cos(zeta).*sinh(zeta));
vtheta24=5.*vtheta-2*eps.*sinh(zz./Eratio).*((R-r.^2)+(4*R-r2.^2)-x0*cos(theta).*(R-r.^2)./r)./sinh(1/Eratio);

E=0.02;
x0=-0.5;
eps=0.005;

Eratio=sqrt(E);
s=sin(0.5/Eratio);
c=cos(0.5/Eratio);
s2=sinh(0.5/Eratio);
c2=cosh(0.5/Eratio);
A=-0.5*c*s2/((s^2)*(c2^2)+(c^2)*(s2^2));
B=0.5*c2*s/((s^2)*(c2^2)+(c^2)*(s2^2));
D=A*(s*s2-c*c2)+B*(c*c2+s*s2);
r2=sqrt((yy.^2)+(xx-x0).^2);
zeta=(zz-0.5)/Eratio;
vtheta=r.*((R-r).^2).*(0.5+B.*sin(zeta).*cosh(zeta)-A.*cos(zeta).*sinh(zeta));
vtheta25=5.*vtheta-2*eps.*sinh(zz./Eratio).*((R-r.^2)+(4*R-r2.^2)-x0*cos(theta).*(R-r.^2)./r)./sinh(1/Eratio);

E=0.02;
x0=-0.5;
eps=0.0025;

Eratio=sqrt(E);
s=sin(0.5/Eratio);
c=cos(0.5/Eratio);
s2=sinh(0.5/Eratio);
c2=cosh(0.5/Eratio);
A=-0.5*c*s2/((s^2)*(c2^2)+(c^2)*(s2^2));
B=0.5*c2*s/((s^2)*(c2^2)+(c^2)*(s2^2));
D=A*(s*s2-c*c2)+B*(c*c2+s*s2);
r2=sqrt((yy.^2)+(xx-x0).^2);
zeta=(zz-0.5)/Eratio;
vtheta=r.*((R-r).^2).*(0.5+B.*sin(zeta).*cosh(zeta)-A.*cos(zeta).*sinh(zeta));
vtheta26=5.*vtheta-2*eps.*sinh(zz./Eratio).*((R-r.^2)+(4*R-r2.^2)-x0*cos(theta).*(R-r.^2)./r)./sinh(1/Eratio);

E=0.0005;
x0=-0.9;
eps=0.01;

Eratio=sqrt(E);
s=sin(0.5/Eratio);
c=cos(0.5/Eratio);
s2=sinh(0.5/Eratio);
c2=cosh(0.5/Eratio);
A=-0.5*c*s2/((s^2)*(c2^2)+(c^2)*(s2^2));
B=0.5*c2*s/((s^2)*(c2^2)+(c^2)*(s2^2));
D=A*(s*s2-c*c2)+B*(c*c2+s*s2);
r2=sqrt((yy.^2)+(xx-x0).^2);
zeta=(zz-0.5)/Eratio;
vtheta=r.*((R-r).^2).*(0.5+B.*sin(zeta).*cosh(zeta)-A.*cos(zeta).*sinh(zeta));
vtheta10=5.*vtheta-2*eps.*sinh(zz./Eratio).*((R-r.^2)+(4*R-r2.^2)-x0*cos(theta).*(R-r.^2)./r)./sinh(1/Eratio);
figure
pcolor(yy,zz,squeeze(vtheta10))
colormap(darkb2r(-1,1))
shading 'flat'
colorbar
axis equal
axis tight
title('E 0.0005, eps 0.01 current')

E=0.0005;
x0=-0.9;
eps=0.05;

Eratio=sqrt(E);
s=sin(0.5/Eratio);
c=cos(0.5/Eratio);
s2=sinh(0.5/Eratio);
c2=cosh(0.5/Eratio);
A=-0.5*c*s2/((s^2)*(c2^2)+(c^2)*(s2^2));
B=0.5*c2*s/((s^2)*(c2^2)+(c^2)*(s2^2));
D=A*(s*s2-c*c2)+B*(c*c2+s*s2);
r2=sqrt((yy.^2)+(xx-x0).^2);
zeta=(zz-0.5)/Eratio;
vtheta=r.*((R-r).^2).*(0.5+B.*sin(zeta).*cosh(zeta)-A.*cos(zeta).*sinh(zeta));
vtheta11=5.*vtheta-2*eps.*sinh(zz./Eratio).*((R-r.^2)+(4*R-r2.^2)-x0*cos(theta).*(R-r.^2)./r)./sinh(1/Eratio);
figure
pcolor(yy,zz,squeeze(vtheta11))
colormap(darkb2r(-1,1))
shading 'flat'
colorbar
axis equal
axis tight
title('E 0.0005, eps 0.05')

E=0.0005;
x0=-0.9;
eps=0.1;

Eratio=sqrt(E);
s=sin(0.5/Eratio);
c=cos(0.5/Eratio);
s2=sinh(0.5/Eratio);
c2=cosh(0.5/Eratio);
A=-0.5*c*s2/((s^2)*(c2^2)+(c^2)*(s2^2));
B=0.5*c2*s/((s^2)*(c2^2)+(c^2)*(s2^2));
D=A*(s*s2-c*c2)+B*(c*c2+s*s2);
r2=sqrt((yy.^2)+(xx-x0).^2);
zeta=(zz-0.5)/Eratio;
vtheta=r.*((R-r).^2).*(0.5+B.*sin(zeta).*cosh(zeta)-A.*cos(zeta).*sinh(zeta));
vtheta12=5.*vtheta-2*eps.*sinh(zz./Eratio).*((R-r.^2)+(4*R-r2.^2)-x0*cos(theta).*(R-r.^2)./r)./sinh(1/Eratio);

E=0.0005;
x0=-0.9;
eps=0.025;

Eratio=sqrt(E);
s=sin(0.5/Eratio);
c=cos(0.5/Eratio);
s2=sinh(0.5/Eratio);
c2=cosh(0.5/Eratio);
A=-0.5*c*s2/((s^2)*(c2^2)+(c^2)*(s2^2));
B=0.5*c2*s/((s^2)*(c2^2)+(c^2)*(s2^2));
D=A*(s*s2-c*c2)+B*(c*c2+s*s2);
r2=sqrt((yy.^2)+(xx-x0).^2);
zeta=(zz-0.5)/Eratio;
vtheta=r.*((R-r).^2).*(0.5+B.*sin(zeta).*cosh(zeta)-A.*cos(zeta).*sinh(zeta));
vtheta13=5.*vtheta-2*eps.*sinh(zz./Eratio).*((R-r.^2)+(4*R-r2.^2)-x0*cos(theta).*(R-r.^2)./r)./sinh(1/Eratio);

E=0.0005;
x0=-0.9;
eps=0.005;

Eratio=sqrt(E);
s=sin(0.5/Eratio);
c=cos(0.5/Eratio);
s2=sinh(0.5/Eratio);
c2=cosh(0.5/Eratio);
A=-0.5*c*s2/((s^2)*(c2^2)+(c^2)*(s2^2));
B=0.5*c2*s/((s^2)*(c2^2)+(c^2)*(s2^2));
D=A*(s*s2-c*c2)+B*(c*c2+s*s2);
r2=sqrt((yy.^2)+(xx-x0).^2);
zeta=(zz-0.5)/Eratio;
vtheta=r.*((R-r).^2).*(0.5+B.*sin(zeta).*cosh(zeta)-A.*cos(zeta).*sinh(zeta));
vtheta14=5.*vtheta-2*eps.*sinh(zz./Eratio).*((R-r.^2)+(4*R-r2.^2)-x0*cos(theta).*(R-r.^2)./r)./sinh(1/Eratio);

E=0.0005;
x0=-0.9;
eps=0.0025;

Eratio=sqrt(E);
s=sin(0.5/Eratio);
c=cos(0.5/Eratio);
s2=sinh(0.5/Eratio);
c2=cosh(0.5/Eratio);
A=-0.5*c*s2/((s^2)*(c2^2)+(c^2)*(s2^2));
B=0.5*c2*s/((s^2)*(c2^2)+(c^2)*(s2^2));
D=A*(s*s2-c*c2)+B*(c*c2+s*s2);
r2=sqrt((yy.^2)+(xx-x0).^2);
zeta=(zz-0.5)/Eratio;
vtheta=r.*((R-r).^2).*(0.5+B.*sin(zeta).*cosh(zeta)-A.*cos(zeta).*sinh(zeta));
vtheta15=5.*vtheta-2*eps.*sinh(zz./Eratio).*((R-r.^2)+(4*R-r2.^2)-x0*cos(theta).*(R-r.^2)./r)./sinh(1/Eratio);


figure
subplot(6,4,1)
pcolor(squeeze(yy),squeeze(zz),squeeze(vtheta2))
colormap(darkb2r(-1,1))
shading 'flat'
axis equal
axis tight
hold on
contour(squeeze(yy),squeeze(zz),squeeze(vtheta2),[0,0],'k')
set(gca,'XTickLabel',[]);
ylabel('epsilon 0.1')
subplot(6,4,2)
pcolor(squeeze(yy),squeeze(zz),squeeze(vtheta19))
colormap(darkb2r(-1,1))
shading 'flat'
axis equal
axis tight
hold on
contour(squeeze(yy),squeeze(zz),squeeze(vtheta19),[0,0],'k')
set(gca,'YTickLabel',[]);
set(gca,'XTickLabel',[]);
subplot(6,4,3)
pcolor(squeeze(yy),squeeze(zz),squeeze(vtheta8))
colormap(darkb2r(-1,1))
shading 'flat'
axis equal
axis tight
hold on
contour(squeeze(yy),squeeze(zz),squeeze(vtheta8),[0,0],'k')
set(gca,'YTickLabel',[]);
set(gca,'XTickLabel',[]);
subplot(6,4,4)
pcolor(squeeze(yy),squeeze(zz),squeeze(vtheta12))
colormap(darkb2r(-1,1))
shading 'flat'
axis equal
axis tight
hold on
contour(squeeze(yy),squeeze(zz),squeeze(vtheta12),[0,0],'k')
set(gca,'YTickLabel',[]);
set(gca,'XTickLabel',[]);
subplot(6,4,5)
pcolor(squeeze(yy),squeeze(zz),squeeze(vtheta4))
colormap(darkb2r(-1,1))
shading 'flat'
axis equal
axis tight
hold on
contour(squeeze(yy),squeeze(zz),squeeze(vtheta4),[0,0],'k')
set(gca,'XTickLabel',[]);
ylabel('epsilon 0.05')
subplot(6,4,6)
pcolor(squeeze(yy),squeeze(zz),squeeze(vtheta6))
colormap(darkb2r(-1,1))
shading 'flat'
axis equal
axis tight
hold on
contour(squeeze(yy),squeeze(zz),squeeze(vtheta6),[0,0],'k')
set(gca,'YTickLabel',[]);
set(gca,'XTickLabel',[]);
subplot(6,4,7)
pcolor(squeeze(yy),squeeze(zz),squeeze(vtheta23))
colormap(darkb2r(-1,1))
shading 'flat'
axis equal
axis tight
hold on
contour(squeeze(yy),squeeze(zz),squeeze(vtheta23),[0,0],'k')
set(gca,'YTickLabel',[]);
set(gca,'XTickLabel',[]);
subplot(6,4,8)
pcolor(squeeze(yy),squeeze(zz),squeeze(vtheta11))
colormap(darkb2r(-1,1))
shading 'flat'
axis equal
axis tight
hold on
contour(squeeze(yy),squeeze(zz),squeeze(vtheta11),[0,0],'k')
set(gca,'YTickLabel',[]);
set(gca,'XTickLabel',[]);
subplot(6,4,9)
pcolor(squeeze(yy),squeeze(zz),squeeze(vtheta16))
colormap(darkb2r(-1,1))
shading 'flat'
axis equal
axis tight
hold on
contour(squeeze(yy),squeeze(zz),squeeze(vtheta16),[0,0],'k')
set(gca,'XTickLabel',[]);
ylabel('epsilon 0.025')
subplot(6,4,10)
pcolor(squeeze(yy),squeeze(zz),squeeze(vtheta20))
colormap(darkb2r(-1,1))
shading 'flat'
axis equal
axis tight
hold on
contour(squeeze(yy),squeeze(zz),squeeze(vtheta20),[0,0],'k')
set(gca,'YTickLabel',[]);
set(gca,'XTickLabel',[]);
subplot(6,4,11)
pcolor(squeeze(yy),squeeze(zz),squeeze(vtheta24))
colormap(darkb2r(-1,1))
shading 'flat'
axis equal
axis tight
hold on
contour(squeeze(yy),squeeze(zz),squeeze(vtheta24),[0,0],'k')
set(gca,'YTickLabel',[]);
set(gca,'XTickLabel',[]);
subplot(6,4,12)
pcolor(squeeze(yy),squeeze(zz),squeeze(vtheta13))
colormap(darkb2r(-1,1))
shading 'flat'
axis equal
axis tight
hold on
contour(squeeze(yy),squeeze(zz),squeeze(vtheta13),[0,0],'k')
set(gca,'YTickLabel',[]);
set(gca,'XTickLabel',[]);
subplot(6,4,13)
pcolor(squeeze(yy),squeeze(zz),squeeze(vtheta5))
colormap(darkb2r(-1,1))
shading 'flat'
axis equal
axis tight
hold on
contour(squeeze(yy),squeeze(zz),squeeze(vtheta5),[0,0],'k')
set(gca,'XTickLabel',[]);
ylabel('epsilon 0.01')
subplot(6,4,14)
pcolor(squeeze(yy),squeeze(zz),squeeze(vtheta7))
colormap(darkb2r(-1,1))
shading 'flat'
axis equal
axis tight
hold on
contour(squeeze(yy),squeeze(zz),squeeze(vtheta7),[0,0],'k')
set(gca,'YTickLabel',[]);
set(gca,'XTickLabel',[]);
subplot(6,4,15)
pcolor(squeeze(yy),squeeze(zz),squeeze(vtheta9))
colormap(darkb2r(-1,1))
shading 'flat'
axis equal
axis tight
hold on
contour(squeeze(yy),squeeze(zz),squeeze(vtheta9),[0,0],'k')
set(gca,'YTickLabel',[]);
set(gca,'XTickLabel',[]);
subplot(6,4,16)
pcolor(squeeze(yy),squeeze(zz),squeeze(vtheta10))
colormap(darkb2r(-1,1))
shading 'flat'
axis equal
axis tight
hold on
contour(squeeze(yy),squeeze(zz),squeeze(vtheta10),[0,0],'k')
set(gca,'YTickLabel',[]);
set(gca,'XTickLabel',[]);
subplot(6,4,17)
pcolor(squeeze(yy),squeeze(zz),squeeze(vtheta17))
colormap(darkb2r(-1,1))
shading 'flat'
axis equal
axis tight
hold on
contour(squeeze(yy),squeeze(zz),squeeze(vtheta17),[0,0],'k')
set(gca,'XTickLabel',[]);
ylabel('epsilon 0.005')
subplot(6,4,18)
pcolor(squeeze(yy),squeeze(zz),squeeze(vtheta21))
colormap(darkb2r(-1,1))
shading 'flat'
axis equal
axis tight
hold on
contour(squeeze(yy),squeeze(zz),squeeze(vtheta21),[0,0],'k')
set(gca,'YTickLabel',[]);
set(gca,'XTickLabel',[]);
subplot(6,4,19)
pcolor(squeeze(yy),squeeze(zz),squeeze(vtheta25))
colormap(darkb2r(-1,1))
shading 'flat'
axis equal
axis tight
hold on
contour(squeeze(yy),squeeze(zz),squeeze(vtheta25),[0,0],'k')
set(gca,'YTickLabel',[]);
set(gca,'XTickLabel',[]);
subplot(6,4,20)
pcolor(squeeze(yy),squeeze(zz),squeeze(vtheta14))
colormap(darkb2r(-1,1))
shading 'flat'
axis equal
axis tight
hold on
contour(squeeze(yy),squeeze(zz),squeeze(vtheta14),[0,0],'k')
set(gca,'YTickLabel',[]);
set(gca,'XTickLabel',[]);
subplot(6,4,21)
pcolor(squeeze(yy),squeeze(zz),squeeze(vtheta18))
colormap(darkb2r(-1,1))
shading 'flat'
axis equal
axis tight
hold on
contour(squeeze(yy),squeeze(zz),squeeze(vtheta18),[0,0],'k')
ylabel('epsilon 0.0025')
xlabel('E 0.25')
subplot(6,4,22)
pcolor(squeeze(yy),squeeze(zz),squeeze(vtheta22))
colormap(darkb2r(-1,1))
shading 'flat'
axis equal
axis tight
hold on
contour(squeeze(yy),squeeze(zz),squeeze(vtheta22),[0,0],'k')
set(gca,'YTickLabel',[]);
xlabel('E 0.125')
subplot(6,4,23)
pcolor(squeeze(yy),squeeze(zz),squeeze(vtheta26))
colormap(darkb2r(-1,1))
shading 'flat'
axis equal
axis tight
hold on
contour(squeeze(yy),squeeze(zz),squeeze(vtheta26),[0,0],'k')
set(gca,'YTickLabel',[]);
xlabel('E 0.02')
subplot(6,4,24)
pcolor(squeeze(yy),squeeze(zz),squeeze(vtheta15))
colormap(darkb2r(-1,1))
shading 'flat'
axis equal
axis tight
hold on
contour(squeeze(yy),squeeze(zz),squeeze(vtheta15),[0,0],'k')
set(gca,'YTickLabel',[]);
xlabel('E 0.0005')

%%
%using eps 0.01, make poincare sections
load('E0.25P4e0.01x0-0.5.mat')
figure
hold all;
for itr=1:size(ztr,2);%[15 59 70 85];%:size(xtr,2)
             jj=find(xtr(1:end-1,itr).*xtr(2:end,itr)<0); % look for 
%points along the trajectory where x changes sign
             plot(ytr(jj,itr),ztr(jj,itr),'k.','MarkerSize',1);
end
xlabel('Y','fontsize',14)
 ylabel('Z','fontsize',14)
 title(strcat('E=',num2str(E)),'fontsize',16)
 set(gca,'xtick',[-1 0 1])
 set(gca,'ytick',[0 0.5 1])
 axis equal
axis tight

figure
load('E0.125P4e0.01x0-0.9.mat')
hold all;
for itr=1:size(ztr,2);%[15 59 70 85];%:size(xtr,2)
             jj=find(xtr(1:end-1,itr).*xtr(2:end,itr)<0); % look for 
%points along the trajectory where x changes sign
             plot(ytr(jj,itr),ztr(jj,itr),'k.','MarkerSize',1);

end
 title(strcat('E=',num2str(E)),'fontsize',16)
 set(gca,'xtick',[])
 set(gca,'ytick',[])
 axis equal
axis tight

figure
load('E0.02P4e0.01x0-0.5.mat')
hold all;
for itr=1:size(ztr,2);%[15 59 70 85];%:size(xtr,2)
             jj=find(xtr(1:end-1,itr).*xtr(2:end,itr)<0); % look for 
%points along the trajectory where x changes sign
             plot(ytr(jj,itr),ztr(jj,itr),'k.','MarkerSize',1);
end
 title(strcat('E=',num2str(E)),'fontsize',16)
 set(gca,'xtick',[])
 set(gca,'ytick',[])
 axis equal
axis tight

figure
load('E0.0005P4e0.01x0-0.9.mat')
hold all;
for itr=1:size(ztr,2);%[15 59 70 85];%:size(xtr,2)
             jj=find(xtr(1:end-1,itr).*xtr(2:end,itr)<0); % look for 
%points along the trajectory where x changes sign
             plot(ytr(jj,itr),ztr(jj,itr),'k.','MarkerSize',1);

end
 title(strcat('E=',num2str(E)),'fontsize',16)
 set(gca,'xtick',[])
 set(gca,'ytick',[])
 axis equal
axis tight
%%
%Plot eps=0.01 poincare on the matching FTLE

%E=0.25
figure
load('ftleE025.mat')
i=4;
[~,Fp,Fn,Fm,~]=ftleCalc(xin3b,yin3b,zin3b,xtr(i+1,:),ytr(i+1,:),ztr(i+1,:),i);
%subplot('position',[0.16 0.1 0.1 0.8])
pcolor(yin3b(2:end-1,1,2:end-1),zin3b(2:end-1,1,2:end-1),squeeze(Fp))
%shading flat
axis equal
axis tight
colormap(spring)
colorbar('SouthOutside')
title('E=0.25','fontsize',16)
xlabel('y','fontsize',14)
ylabel('z','fontsize',14)
set(gca,'xtick',[0.25 0.75])
set(gca,'ytick',[0.25 0.75])
load('E0.25P4e0.01x0-0.5.mat')
%figure
hold all;
for itr=1:size(ztr,2);%[15 59 70 85];%:size(xtr,2)
             jj=find(xtr(1:end-1,itr).*xtr(2:end,itr)<0); % look for 
%points along the trajectory where x changes sign
             plot(ytr(jj,itr),ztr(jj,itr),'k.','MarkerSize',1);
end
xlabel('Y','fontsize',14)
 ylabel('Z','fontsize',14)
 title(strcat('E=',num2str(E)),'fontsize',16)
 set(gca,'xtick',[-1 0 1])
 set(gca,'ytick',[0 0.5 1])
 axis equal
axis tight


%E=0.0005
load('ftleP4E00005.mat')
i=5;
[~,Fp,Fn,Fm,~]=ftleCalc(xin3b,yin3b,zin3b,xtr(i+1,:),ytr(i+1,:),ztr(i+1,:),i);
figure
pcolor(yin3b(2:end-1,1,2:end-1),zin3b(2:end-1,1,2:end-1),squeeze(Fp))
%shading flat
axis equal
axis tight
colormap(spring)
colorbar('SouthOutside')
title('E=0.0005','fontsize',16)
set(gca,'xticklabel',[])
set(gca,'yticklabel',[])
%figure
load('E0.0005P4e0.01x0-0.9.mat')
hold all;
for itr=1:size(ztr,2);%[15 59 70 85];%:size(xtr,2)
             jj=find(xtr(1:end-1,itr).*xtr(2:end,itr)<0); % look for 
%points along the trajectory where x changes sign
             plot(ytr(jj,itr),ztr(jj,itr),'k.','MarkerSize',1);

end
 title(strcat('E=',num2str(E)),'fontsize',16)
 set(gca,'xtick',[])
 set(gca,'ytick',[])
 axis equal
axis tight

%%
%Plotting pert4

yin=-1:0.01:1;
xin=-1:0.01:1;
[xx,yy,zz]=meshgrid(xin,yin,1);
R=1;
[theta,r]=cart2pol(xx,yy);

E=0.25;
x0=-0.5;
Eratio=sqrt(E);
r2=sqrt((xx-x0).^2 +yy.^2);

psi1=-sinh(zz/Eratio).*(R.^2 -r.^2).*(4*R.^2 -r2.^2)./sinh(1/Eratio);
psi2=-sinh(zz/Eratio).*(R.^2 -r.^2).*(1*R.^2 -r2.^2)./sinh(1/Eratio);
psi3=-sinh(zz/Eratio).*(R.^2 -r.^2).*(9*R.^2 -r2.^2)./sinh(1/Eratio);

psi1(r>R)=NaN;
psi2(r>R)=NaN;
psi3(r>R)=NaN;

figure
subplot(1,3,1)
contourf(squeeze(xx),squeeze(yy),squeeze(psi2),20)
colormap(darkb2r(-8,1))
axis equal
axis tight
set(gca,'color',[0.5 0.5 0.5])
subplot(1,3,2)
contourf(squeeze(xx),squeeze(yy),squeeze(psi1),20)
colormap(darkb2r(-8,1))
axis equal
axis tight
set(gca,'color',[0.5 0.5 0.5])
subplot(1,3,3)
contourf(squeeze(xx),squeeze(yy),squeeze(psi3),20)
colormap(darkb2r(-8,1))
axis equal
axis tight
colorbar('EastOutside')
set(gca,'color',[0.5 0.5 0.5])

yin=-1:0.01:1;
zin=0:0.01:1;
xin=yin;
[xx,yy,zz]=meshgrid(0,yin,zin);
R=1;
[theta,r]=cart2pol(xx,yy);
[xb,yb,zb]=meshgrid(xin,0,zin);
[thetab,rb]=cart2pol(xb,yb);

E=0.125;
x0=-0.5;
Eratio=sqrt(E);
r2=sqrt((xx-x0).^2 +yy.^2);
r2b=sqrt((xb-x0).^2 +yb.^2);

s=sin(0.5/Eratio);
c=cos(0.5/Eratio);
s2=sinh(0.5/Eratio);
c2=cosh(0.5/Eratio);
A=-0.5*c*s2/((s^2)*(c2^2)+(c^2)*(s2^2));
B=0.5*c2*s/((s^2)*(c2^2)+(c^2)*(s2^2));
D=A*(s*s2-c*c2)+B*(c*c2+s*s2);
zeta=(zz-0.5)/Eratio;
vthetaP=-2*eps.*sinh(zz./Eratio).*((R-r.^2)+(4*R-r2.^2)-x0*cos(theta).*(R-r.^2)./r)./sinh(1/Eratio);
urP=2*eps*x0*sinh(zz./Eratio).*sin(theta).*(R-r.^2)./sinh(1/Eratio);

uP=eps.*(2.*yy.*(R - r.^2) + 2.*yy.*(4*R^2 - r2.^2)).*(sinh(zz./Eratio)./sinh(1./Eratio));
vP=-eps.*(2.*(-x0 + xx).*(R - r.^2) + 2.*xx.*(4*R^2 - r2.^2)).*(sinh(zz./Eratio)./sinh(1./Eratio));
urP2=(uP.*cos(theta)+vP.*sin(theta));

vthetaPb=-2*eps.*sinh(zb./Eratio).*((R-rb.^2)+(4*R-r2b.^2)-x0*cos(thetab).*(R-rb.^2)./rb)./sinh(1/Eratio);
urPb=2*eps*x0*sinh(zb./Eratio).*sin(thetab).*(R-rb.^2)./sinh(1/Eratio);

uPb=eps.*(2.*yb.*(R - rb.^2) + 2.*yb.*(4*R^2 - r2b.^2)).*(sinh(zb./Eratio)./sinh(1./Eratio));
vPb=-eps.*(2.*(-x0 + xb).*(R - rb.^2) + 2.*xb.*(4*R^2 - r2b.^2)).*(sinh(zb./Eratio)./sinh(1./Eratio));

figure
subplot(2,2,1)
pcolor(squeeze(yy),squeeze(zz),squeeze(vP));
shading 'flat'
axis equal
axis tight
title('vy perturbation')
xlabel('y')
ylabel('z')
colorbar

subplot(2,2,2)
pcolor(squeeze(yy),squeeze(zz),squeeze(uP));
shading 'flat'
axis equal
axis tight
colorbar
title('ux perturbation')
xlabel('y')

subplot(2,2,3)
pcolor(squeeze(xb),squeeze(zb),squeeze(vPb));
shading 'flat'
axis equal
axis tight
title('vy perturbation')
xlabel('x')
ylabel('z')
colorbar

subplot(2,2,4)
pcolor(squeeze(xb),squeeze(zb),squeeze(uPb));
shading 'flat'
axis equal
axis tight
colorbar
title('ux perturbation')
xlabel('x')

figure
subplot(1,2,1)
pcolor(squeeze(yy),squeeze(zz),squeeze(vthetaP));
shading 'flat'
axis equal
axis tight
title('vtheta perturbation')
colorbar
subplot(1,2,2)
pcolor(squeeze(yy),squeeze(zz),squeeze(urP));
shading 'flat'
axis equal
axis tight
colorbar
title('ur perturbation')

%%
%Plot E=0.02 stochastic to show manifolds AND alignment at long times with
%psi contours

%load('E0.01sigma0005b.mat')
figure
subplot(1,4,1)
r1=r(1:50,:);
z1=ztr(1:50,:);
scatter(r1(:),z1(:),1,'b')
axis([0.4 0.6 0.2 0.8])
title('t=50','fontsize',14)
ylabel('z','fontsize',12)
xlabel('r','fontsize',12)

subplot(1,4,2)
r1=r(1:75,:);
z1=ztr(1:75,:);
scatter(r1(:),z1(:),1,'b')
axis([0.4 0.6 0.2 0.8])
title('t=75','fontsize',14)

subplot(1,4,3)
r1=r(1:150,:);
z1=ztr(1:150,:);
scatter(r1(:),z1(:),1)
axis([0.4 0.6 0.2 0.8])
title('t=150','fontsize',14)

subplot(1,4,4)
r1=r(:);
z1=ztr(:);

x=0.2:0.005:0.8;
z=0.2:0.001:0.8;
[xx,zz]=meshgrid(x,z);
E=0.01;
Eratio=sqrt(E);%ratio of Ekman layer thickness to dimensional tank depth
s=sin(0.5/Eratio);
c=cos(0.5/Eratio);
s2=sinh(0.5/Eratio);
c2=cosh(0.5/Eratio);
A=-0.5*c*s2/((s^2)*(c2^2)+(c^2)*(s2^2));
B=0.5*c2*s/((s^2)*(c2^2)+(c^2)*(s2^2));
D=A*(s*s2-c*c2)+B*(c*c2+s*s2);
%coordinates
rb=abs(xx);
zeta=(zz-0.5)/Eratio;
%streamfunction; 
Rfun=0.5.*(rb.^2).*((R-rb).^2);
Ffun=(A.*(sin(zeta).*sinh(zeta)-cos(zeta).*cosh(zeta))...
    +B.*(cos(zeta).*cosh(zeta)+sin(zeta).*sinh(zeta))-D);
psi=-Eratio.*Rfun.*Ffun;

contourf(xx,zz,psi,[16.2 15.9 15.6 15.3 15 14.2 13 11.5 10 8 6 4 1 0].*1e-4);
colormap(gray)
caxis([-0.0004 max(max(psi))])
hold all
scatter(r1(:),z1(:),1,'b')
axis([0.4 0.6 0.2 0.8])
title('t=10000','fontsize',14)
